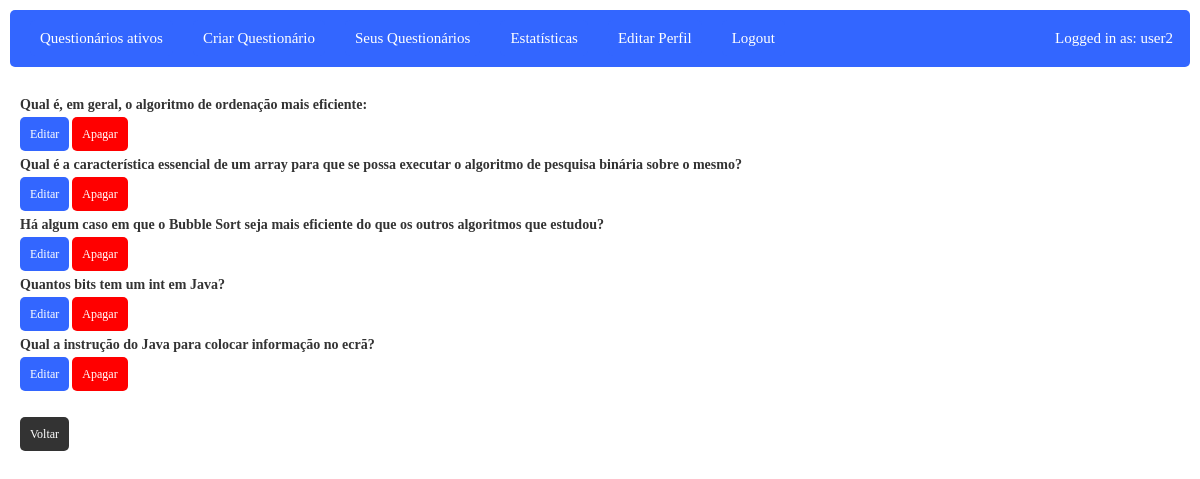
/php/www/editarSuaPergunta.php?questionario=1 (signed in), run on the app's committed database.
### tables this page shows
CREATE TABLE `users` (
  `id` int(11) NOT NULL,
  `nome` varchar(80) NOT NULL,
  `email` varchar(100) NOT NULL,
  `password` varchar(200) NOT NULL,
  `tipo` int(11) NOT NULL
);

CREATE TABLE `pergunta` (
  `PerguntaID` int(11) NOT NULL,
  `Texto` text NOT NULL,
  `Resposta` int(11) NOT NULL,
  `QuestionarioID` int(11) NOT NULL
);

### php/www/functions.php (called while the page is built, shortened)
<?php
function loggedin(){
	if(isset($_SESSION['user_id']) && !empty($_SESSION['user_id'])){
		return true;
	}else{
		return false;
	}
}
function get_perguntas_by_questionario($pdo,$questionarioID){
    $statement = $pdo->prepare("SELECT * FROM `pergunta` WHERE `QuestionarioID` = $questionarioID order by `PerguntaID`");
    $statement->execute();
    $suas_perguntas = $statement->fetchAll();
    return $suas_perguntas;
}
function get_all_users($pdo){
	$statement = $pdo->prepare("SELECT * FROM users");
	$statement->execute();
	$all_users = $statement->fetchAll();
	return $all_users;
}

### php/www/editarSuaPergunta.php (the view, shortened to what this page needs)
<html>
<link rel='stylesheet' href='style.css'/>
<?php
include 'functions.php';
include 'header.php';
$pdo = create_database_connection();
?>
<div class='container'>
    <?php
    $questionarioID = $_GET['questionario'];
    $perguntas = get_perguntas_by_questionario($pdo, $questionarioID);
    foreach ($perguntas as $pergunta) {
        $pergunta_texto = $pergunta['Texto'];
        $perguntaID = $pergunta['PerguntaID'];
        echo "<h3>$pergunta_texto</h3><a href='editarSuaPerguntaEditar.php?questionario=$questionarioID&pergunta=$perguntaID' class='boxBom1' style=''>Editar</a>  <a href='editarPerguntaApagar.php?questionario=$questionarioID&pergunta=$perguntaID' style='background: red' class='box'"; ?>onclick="return checkDelete()"<?php echo ">Apagar</a>";
    }
    echo "</br></br></br></br><a href='editarSeusQuestionarioEscolha.php?questionario=$questionarioID' class='box' >Voltar</a>";
    ?>
</div>
</body>
</html>

### php/www/header.php (shortened to what this page needs)
<div id='title_bar'>
<ul>
	<?php
	if(loggedin()){
		?>
		<?php
		$my_id=$_SESSION['user_id'];
		$pdo = create_database_connection();
		$users=get_all_users($pdo);
        ?><li><a href='questionariosAtivos.php'>Questionários ativos</a></li><?php
        ?><li><a href='introduzirQuestionarioModo.php'>Criar Questionário</a></li><?php
        ?><li><a href='opcoesSeusQuestionarios.php' class='box' >Seus Questionários</a></li><?php
		foreach($users as $user){
			$user_id=$user["id"];
			if($user_id==$my_id){
				if($user['tipo']==1){
					?>
                    <li><a href='apagarQuestionario.php'>Apagar Questionários</a></li>
                    <li><a href='membros.php'>Membros</a></li>
                    <li><a href='gerirUtilizadores.php'>Gerir Utilizadores</a></li>
					<?php
				}if($user['tipo']==0){
					?>
                    <li><a href='estatisticas.php' class='box' >Estatísticas</a></li>
                    <li><a href='editarPerfil.php' class='box'>Editar Perfil</a></li>
					<?php
				}
			}
		}
		?>
		<li><a href='logout.php'>Logout</a></li>
		<div class="topright">
		<?php
		foreach($users as $user){
			$userid=$user["id"];
			if($userid==$my_id){
				$nome=$user['nome'];
				echo "<h10>Logged in as: $nome</h10>";
			}
		}
		?>
		</div>
		<?php
	}else{
		?>
		<li><a href='login.php'>Log in</a></li>
		<li><a href='registar.php'>Registar</a></li>
		<?php
	}
	?>
</ul>
</div>

### php/www/style.css (style rules this page uses)
#title_bar { background: #3366ff; color:#333; padding: 10px; border-radius:5px; }
#title_bar ul { list-style:none; padding: 0px; margin:0px; }
#title_bar ul li { float:left; padding:10px 10px; }
#title_bar ul li a { background: #3366ff; color: #ffffff; font-size: 15px; padding: 10px; text-decoration: none; border-radius: 5px; }
.container { background: #ffffff; color:#333; padding:10px; border-radius: 20px; margin:5px 0px; min-height: 800px; }
.box { background: #333; color: #fff; padding:10px; border-radius: 5px; margin: 10px 0px; width:25%; text-decoration:none; }
.boxBom1 { background: #3366ff; color: #fff; padding:10px; border-radius: 5px; margin: 10px 0px; width:18%; text-decoration:none; }
.topright { position: absolute; top: 28px; right: 25px; font-size: 15px; background: #3366ff; color: #ffffff; padding: 2px; width:auto; }

### data on the page
users: tipo "Estatísticas", nome "user2"
pergunta: Texto "Qual é, em geral, o algoritmo de ordenação mais eficiente:"
pergunta: Texto "Qual é a característica essencial de um array para que se possa executar o algoritmo de pesquisa binária sobre o mesmo?"
pergunta: Texto "Há algum caso em que o Bubble Sort seja mais eficiente do que os outros algoritmos que estudou?"
pergunta: Texto "Quantos bits tem um int em Java?"
pergunta: Texto "Qual a instrução do Java para colocar informação no ecrã?"
